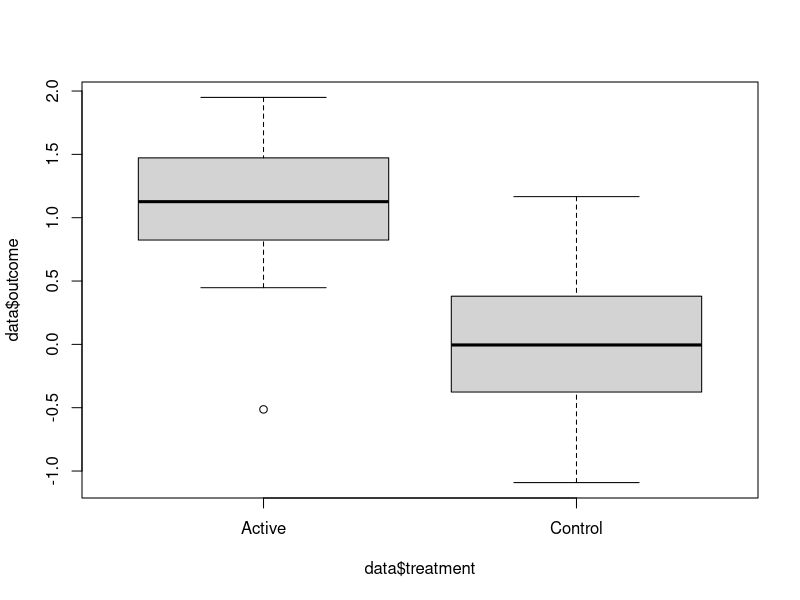
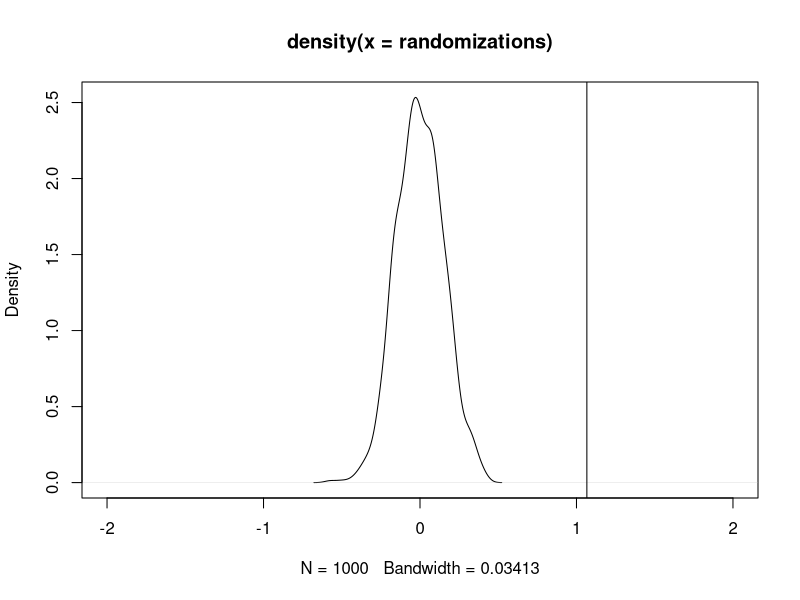

Reproduce these figures in R, in order.
compute_estimand <- function(sample) {
    return(
        mean(data$outcome[data$treatment == "Active"]) -
        mean(data$outcome[data$treatment == "Control"])
    )
}

generate_observations <- function(sample_size, noise_deviation) {
    # Assignments
    assignments <- sample(
        c("Active","Control"), sample_size, replace=TRUE
    )

    # Generate observations
    observations <- data.frame(
        treatment = assignments,
        outcome = (assignments == "Active") + rnorm(sample_size, 0, .5)
    )
    return(observations)
}

main <- function(sample_size, randomization_sample_size) {
    data <- generate_observations(sample_size)

    estimated_effect <-
        mean(data$outcome[data$treatment == "Active"]) -
        mean(data$outcome[data$treatment == "Control"])

    # barplot(as.factor(data$outcome))
    boxplot(data$outcome ~ data$treatment)
    # print(estimated_effect)

    randomizations <- numeric(randomization_sample_size)

    for (index in 1 : randomization_sample_size) {
        new_assignment <- sample(
            c("Active","Control"), sample_size, replace=TRUE
        )

        randomizations[index] <-
            mean(data$outcome[new_assignment == "Active"]) -
            mean(data$outcome[new_assignment == "Control"])
    }

    plot(
        density(randomizations),
        xlim=c(-2,2)
    )
    abline(
        v=estimated_effect,
    )

}

main(100, 1000)


